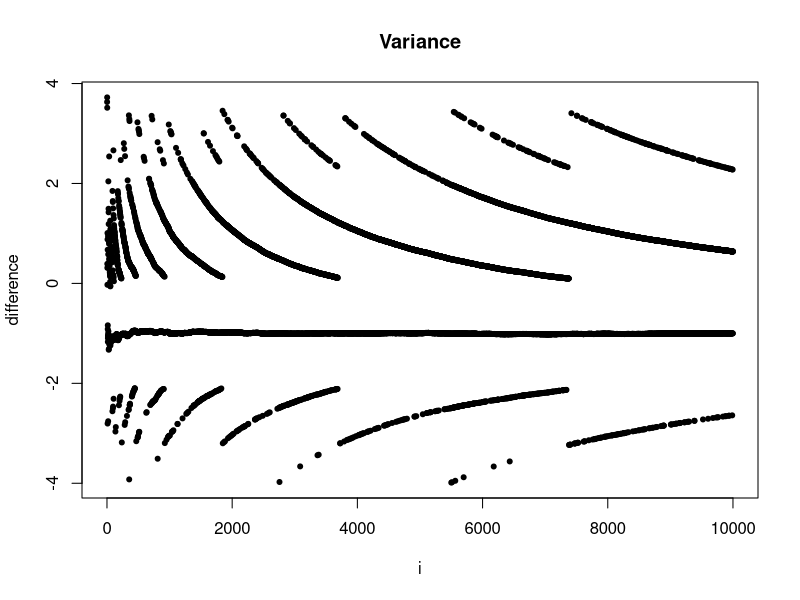
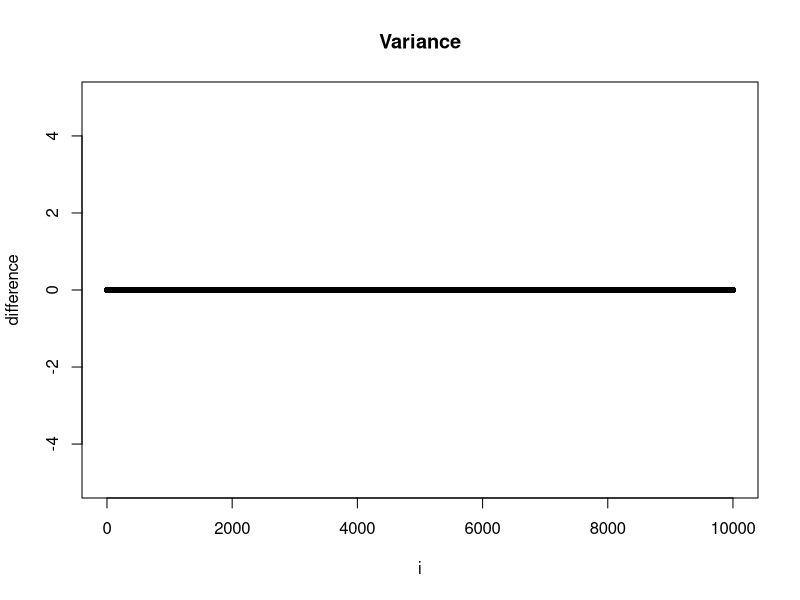
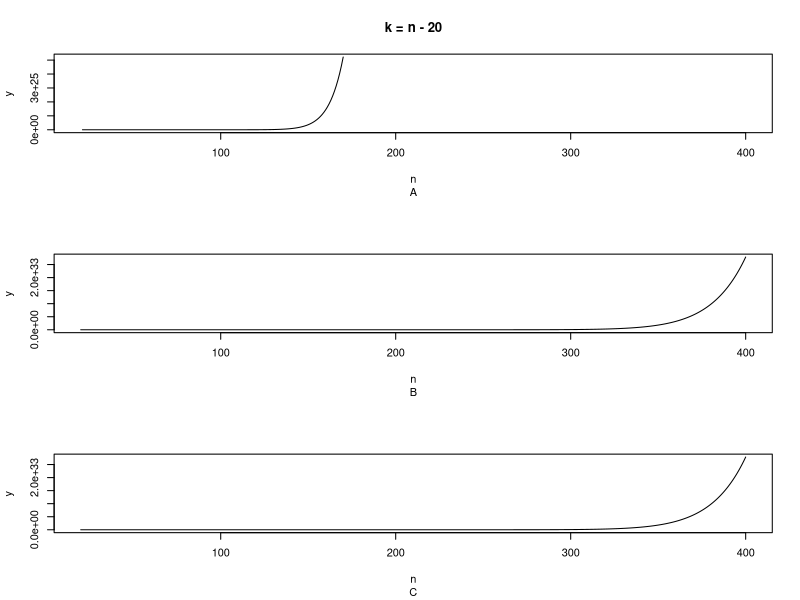
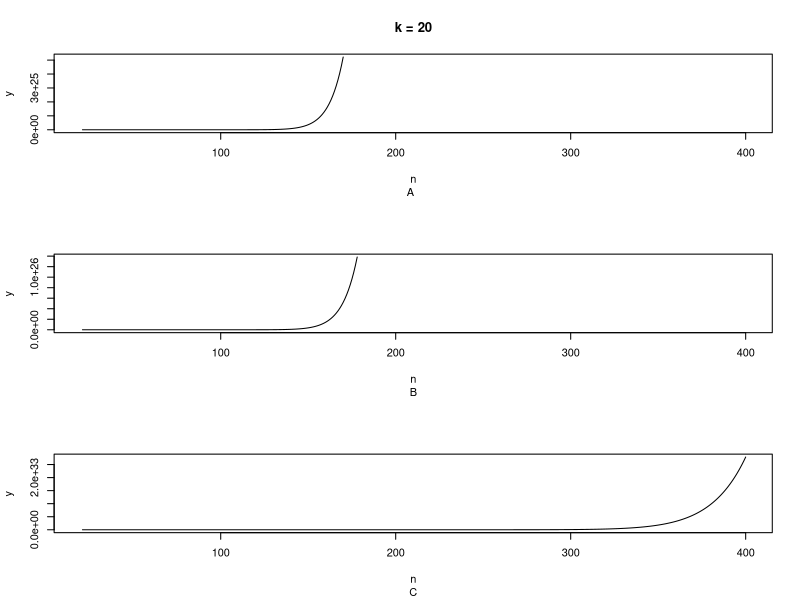

Write R code to recreate these figures, in order.
## ---- chunk 1
knitr::opts_chunk$set(echo = TRUE)
## ---- chunk 2
#1.2
# all.equal.numeric() and isTRUE() function
x1 <- 1/3
x2 <- 1/4
if (isTRUE(all.equal.numeric(x1-x2, 1/12))) {
  print ("Subtraction is correct" )
} else {
  print ("Subtraction is wrong")
}
## ---- chunk 3


derivative <- function(x,e){
  f <- function(x){
  return(x)
}
  return((f(x+e)-f(x))/e)
}



## ---- chunk 4
e <- 10^(-15)
x <- 1

derivative(x,e)
## ---- chunk 5
e <- 10^(-15)
x <- 100000

derivative(x,e)
## ---- chunk 6
myvar <- function(x){
  n <- length(x)
  xSq <- sum(x^2)
  sumXSq <- sum(x)^2
  part2 <- sumXSq/n
  return((xSq - part2)* (1/(n-1)))
}
## ---- chunk 7
x <- rnorm(10000, 10^8, 1)
## ---- chunk 8
result <- list()
options(digits = 22 )
for (i in 1:length(x)) {
  temp <- x[1:i]
  y <- myvar(temp) - var(temp)
  result <- append(result, y)
}

plot(c(1:length(x)), result, main = "Variance", xlab = "i",type = "p",  pch = 20 , ylab = "difference")

## ---- chunk 9
myvar2 <- function(x){
  n <- length(x)
  return((sum((x - mean(x))^2))/(n-1))
}

result <- list()
options(digits = 22 )
for (i in 1:length(x)) {
  temp <- x[1:i]
  y <- myvar2(temp) - var(temp)
  result <- append(result, y)
}

plot(c(1:length(x)), result, main = "Variance", xlab = "i",type = "p",  pch = 20 , ylab = "difference", ylim = c(-5,5))

## ---- chunk 10
n <- 0
k <- 0
prod(1:n) / (prod(1:k) * prod(1:(n-k)))
prod((k+1):n) / prod(1:(n-k))
prod(((k+1):n) / (1:(n-k)))
## ---- chunk 11
#n <- c(20:100)

calc1 <- function(n,k){
k <- n - k
 return(prod(1:n) / (prod(1:k) * prod(1:(n-k)))) 
}
calc2 <- function(n,k){
  k <- n - k
 return(prod((k+1):n) / prod(1:(n-k))) 
}
calc3 <- function(n,k){
  k <- n - k
 return(prod(((k+1):n) / (1:(n-k)))) 
}

n <- c(20:400)
k <- 20

y <-  sapply(n, calc1, k = k)
y2 <-  sapply(n, calc2, k = k)
y3 <-  sapply(n, calc3, k = k)
par(mfrow=c(3,1))
plot(n,y, type = "l", main = "k = n - 20", sub =  "A"  , ylab = "y")
plot(n,y2, type = "l", sub =  "B" , ylab = "y")
plot(n, y3, type = "l", sub =  "C" , ylab = "y")
## ---- chunk 12
calc1 <- function(n,k){
 return(prod(1:n) / (prod(1:k) * prod(1:(n-k)))) 
}
calc2 <- function(n,k){
 return(prod((k+1):n) / prod(1:(n-k))) 
}
calc3 <- function(n,k){
 return(prod(((k+1):n) / (1:(n-k)))) 
}

n <- c(20:400)
k <- 20

y <-  sapply(n, calc1, k = k)
y2 <-  sapply(n, calc2, k = k)
y3 <-  sapply(n, calc3, k = k)
par(mfrow=c(3,1))

plot(n,y, type = "l", main = "k = 20", sub =  "A  " , ylab = "y")
plot(n,y2, type = "l", sub = "B", ylab = "y")
plot(n, y3, type = "l", sub = "C", ylab = "y")
